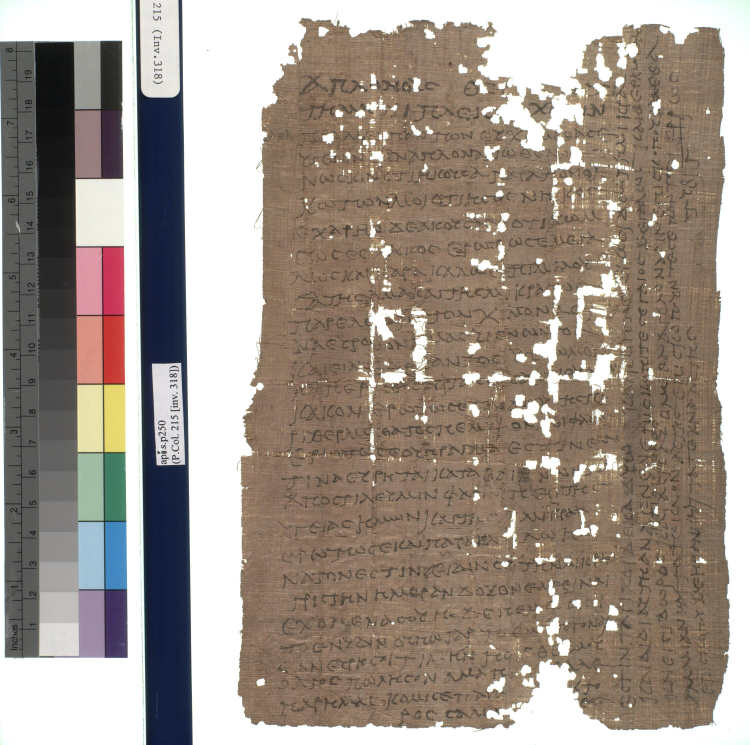
#> input picture 1-practical-data-science/text-classification/data/img/17627_columbia.apis.p250.f.0.600.jpg, 3000 x 2977 px (shown at 1/4 size); its folder holds 4 pictures in this run
$ jupyter execute --allow-errors 3352209.ipynb
#> lines starting #> are read from the running program, lines starting #| are printed output that depends on the picture
[cell 1]
import os
import numpy as np
import pandas as pd
import xml.etree.ElementTree as XMLTree

import matplotlib.pyplot as plt

from skimage import io
from skimage import color
from skimage.transform import resize

from sklearn import metrics
from sklearn.metrics import confusion_matrix
from sklearn.utils import compute_class_weight
from sklearn.model_selection import train_test_split

import tensorflow as tf
from tensorflow.keras import layers
from tensorflow.keras import models

## Part 1 | Data Processing
---

The data was downloaded and stored under the `data/` folder of the project's directory. Two sub-folders were created, namely `xml/` and `img/` for storing project's respective data types. Last but not least, the TM `.csv` file was stored under the same directory as well.

We will approach the data structuring of the project as follows:
- load the `.csv` metadata file and keep just the TM and date columns into `df_TM` dataframe
- traverse `.xml` files, extract respective image's text and store the filename, TM and corpus data for every file
- transform the above stored information into a new dataframe, `df_corpus`
- load images into `df_img` along with their TM info
- merge all the above dataframes starting from `df_corpus` to `df_img` on file name and then `df_TM` on TM label

We start the `.csv` metadata file:

#> (a cell that did not finish here is left out)

We move on to the corpus of the `.xml` files:

[cell 3]
# Read .xml files
data_dir = './data/xml/'
#> (the rest of this cell did not finish here and is left out)

To read the images of the project we will utilize the function `read_image`. The function reads an image, converts it to the grayscale color space and resizes it to a `200x200` format:

[cell 4]
def read_image(path: str, h: int=200, w: int=200) -> list:

    """
    Read and return a (h, w) array of the image from given directory.

    PARAMETERS
        @ path: string of directory
        @ h: height of desired image resize
        @ w: width of desired image resize
        @ color: color space conversion code

    RETURNS
        (h, w) array of image
    """
#> called with h = 200, w = 200

    img = io.imread(path)
#> img is the input picture: shape (2977, 3000, 3); mean R, G, B 159.4, 148.1, 138.5
    img = resize(img, (h, w), anti_aliasing=True)
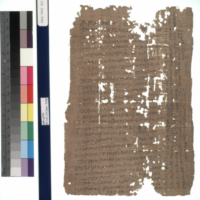
#> img: shape (200, 200, 3) float64; mean R, G, B 0.625, 0.581, 0.543
    img = color.rgb2gray(img[:, :, :3]) # discard alpha (transparency) channel, function expect a 3-dimension RGB image
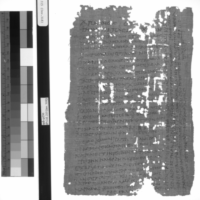
#> img: shape (200, 200) float64; min 0.0588, max 1, mean 0.587
    return img

We then read the images into a new dataframe:

[cell 5]
# Read images
files, TM, images = [], [], []
data_dir = './data/img/'
for img_path in os.listdir(data_dir):
    curr = read_image(f"{data_dir}/{img_path}")
    images.append(curr) # image
    TM.append(img_path.split('_')[0]) # TM of image
    files.append(img_path.split('.xml')[0].split('.jpg')[0]) # name of image file
#> pass 2 of the loop `for img_path in os.listdir(data_dir):`:
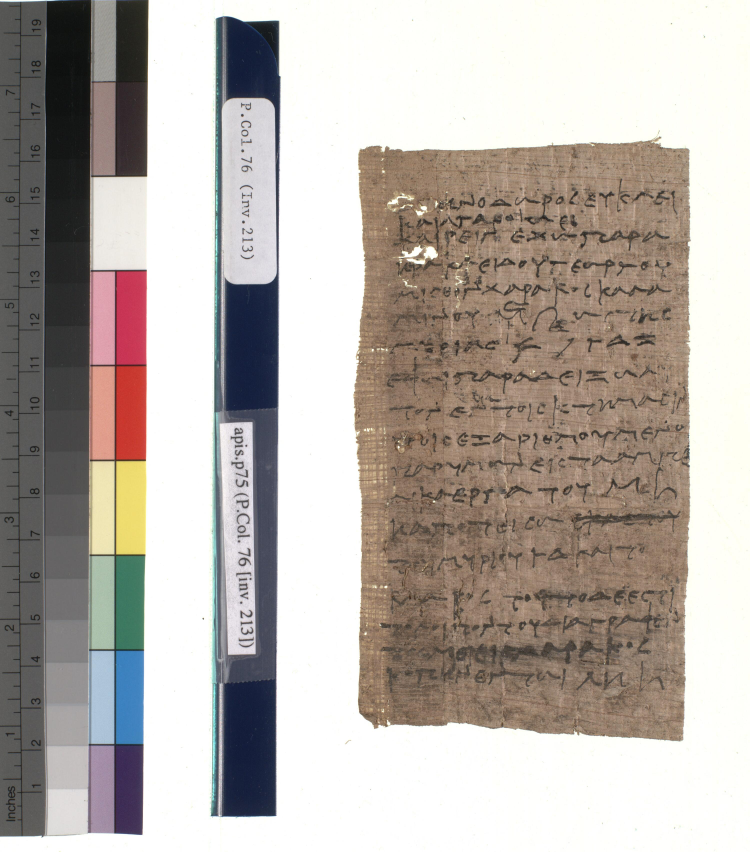
#> input picture 1-practical-data-science/text-classification/data/img/1790_columbia.apis.p75.f.0.600.jpg, 3000 x 3408 px (shown at 1/4 size)
#> in read_image, img is the input picture: shape (3408, 3000, 3); mean R, G, B 182.4, 174.9, 168.9
#> in read_image (call 2), `img = resize(img, (h, w), anti_aliasing=True)`:
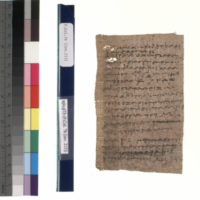
#> img: shape (200, 200, 3) float64; mean R, G, B 0.715, 0.686, 0.663
#> in read_image (call 2), `img = color.rgb2gray(img[:, :, :3])`:
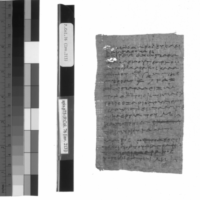
#> img: shape (200, 200) float64; min 0.0631, max 1, mean 0.691
#> pass 3 of the loop `for img_path in os.listdir(data_dir):`:
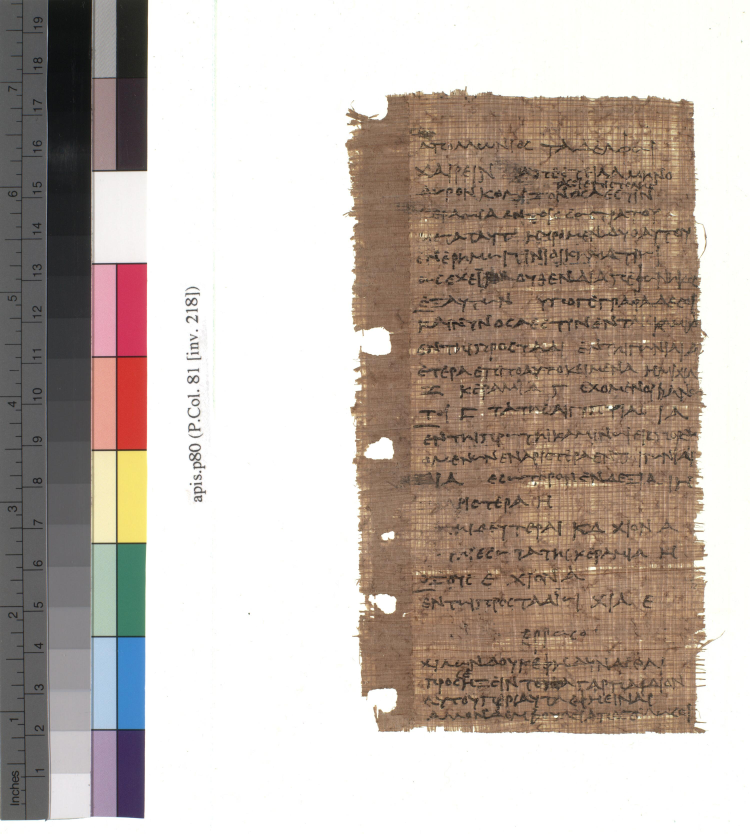
#> input picture 1-practical-data-science/text-classification/data/img/1794_columbia.apis.p80.f.0.600.jpg, 3000 x 3334 px (shown at 1/4 size)
#> in read_image, img is the input picture: shape (3334, 3000, 3); mean R, G, B 190.4, 179.1, 171
#> in read_image (call 3), `img = resize(img, (h, w), anti_aliasing=True)`:
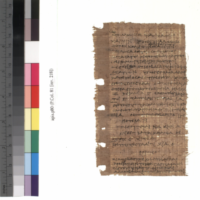
#> img: shape (200, 200, 3) float64; mean R, G, B 0.746, 0.703, 0.671
#> in read_image (call 3), `img = color.rgb2gray(img[:, :, :3])`:
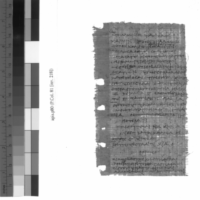
#> img: shape (200, 200) float64; min 0.0656, max 1, mean 0.71
#> the loop made 4 passes; the first 3 are shown
